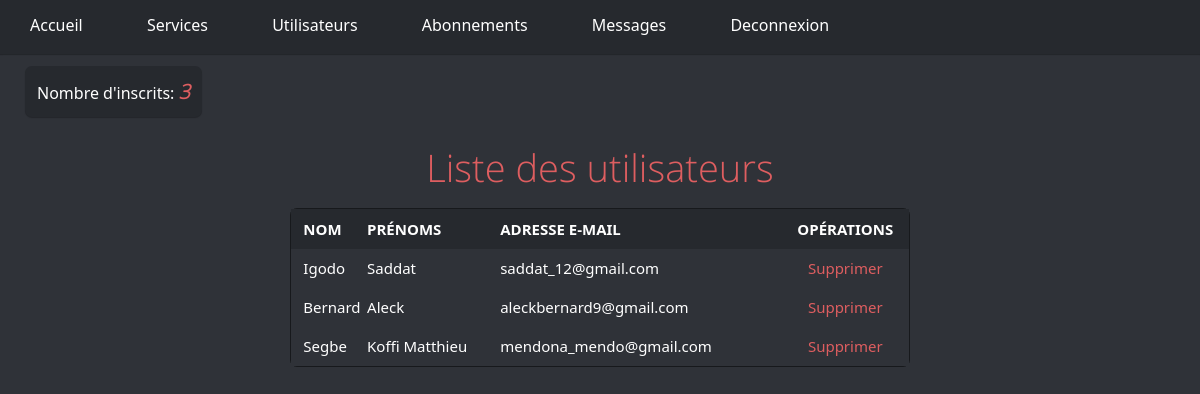
/admin/users.php (signed in), run on the app's committed database.
### tables this page shows
CREATE TABLE `utilisateurs` (
  `num_user` int(11) NOT NULL,
  `nom_user` varchar(35) NOT NULL,
  `prenoms_user` varchar(50) NOT NULL,
  `adr_mail` varchar(85) NOT NULL,
  `password_user` text NOT NULL
);

### admin/users.php (the view, shortened to what this page needs)
<?php
	$pdo = new PDO('mysql:host=localhost; dbname=gym', 'root', '', array(PDO::MYSQL_ATTR_INIT_COMMAND => 'SET NAMES utf8'));
	$reqUser = $pdo->prepare("SELECT * FROM `utilisateurs`");
	$reqUser->execute();
	$nbUser = $reqUser->rowCount();
	$listeUser = $reqUser->fetchAll();
?>
<!DOCTYPE html>
<html>
<head>
	<link rel="stylesheet" type="text/css" href="../css/main.css">
</head>
<body>
	<?php  include 'menu.php';?>
	<div class="inform">
		<div class="leblock">
			<p>Nombre d'inscrits: <i class="nb"><?php echo $nbUser;?></i></p>
		</div>
	</div>
	<div class="lesclasses">
		<h2>Liste des utilisateurs</h2>
		<table class="tble" cellpadding="0" cellspacing="0" border="0" id="t2">
			<tr class="entete">
				<td style="padding-left: 2%;">Nom</td>
				<td>Prénoms</td>
				<td>Adresse E-mail</td>
				<td align="center">Opérations</td>
			</tr>
			<?php foreach ($listeUser as $user) {?>
			<tr class='infos'>
				<td style="padding-left: 2%;"><?php echo $user['nom_user'];?></td>
				<td><?php echo $user['prenoms_user'];?></td>
				<td><?php echo $user['adr_mail'];?></td>
				<td align="center"><a href="supp_u.php?id=<?php echo $user['num_user'];?>" class="suppS">Supprimer</a></td>
			</tr>
			<?php } ?>
		</table>
	</div>
</body>
</html>

### css/main.css (style rules this page uses)
* { padding: 0; margin: 0; outline: 0; font-family: Segoe UI; }
body { background: #2F3238; color: white; position: relative; z-index: 99; }
.leblock { margin-top: 1%; border-radius: 7px; display: inline-block; box-shadow: 0 1px 1px rgba(0, 0, 0, 0.25); background-color: #26292E; padding: 1%; margin-left: 25px; }
.nb { font-size: 20px; color: #DE5E60; font-weight: bolder; font-family: 'Open Sans Light'; }
#t2 { font-size: 15px; width: 620px; }
.entete { color: white; background-color: #26292E; border: solid rgba(0,0,0,.3); height: 40px; text-align: left; font-weight: bold; text-transform: uppercase; }
.tble { border: 1px solid rgba(0,0,0,.5); margin: 1.2% 2%; height: auto; margin-right: auto; margin-left: auto; border-radius: 7px; }
.infos { background-color: #2F3238; color: white; border: solid rgba(0,0,0,.3); height: 39px; padding: 40px; }
.suppS { color: #DE5E60; text-decoration: none; }
.lesclasses h2 { text-align: center; font-size: 38px; font-family: 'Open Sans Light'; font-weight: lighter; padding-top: 2%; color: #DE5E60; }

### data on the page
utilisateurs: nom_user "Igodo", prenoms_user "Saddat", adr_mail "saddat_12@gmail.com"
utilisateurs: nom_user "Bernard", prenoms_user "Aleck", adr_mail "aleckbernard9@gmail.com"
utilisateurs: nom_user "Segbe", prenoms_user "Koffi Matthieu", adr_mail "mendona_mendo@gmail.com"

### other printed values
$nbUser "3"
